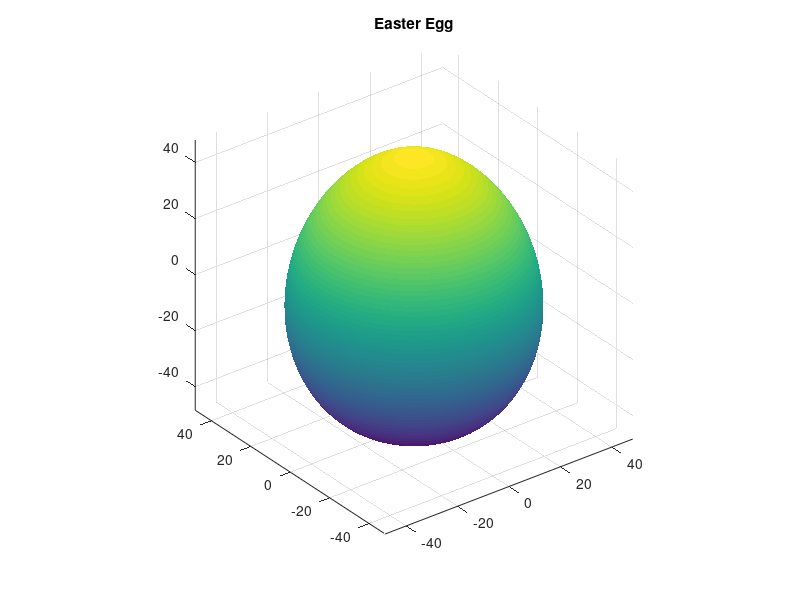

MATLAB code for this plot:
%接下来，我们使用数学函数绘制一个彩蛋

theta = linspace(0, 2*pi, 100); 
phi = linspace(-pi/2, pi/2, 500); 

[Theta, Phi] = meshgrid(theta, phi); 

a = 40; 
b = 48; 
c = -6; 

x = a * cos(Theta) .* cos(Phi); 
y = a * sin(Theta) .* cos(Phi); 
z = c * cos(Phi) - b * sin(Phi) + 0.001 * sin(Theta); 


figure; 
surf(x, y, z, 'EdgeColor','none'); 
axis equal; 
title ('Easter Egg'); 
grid on; 


%复活节快乐 :)
